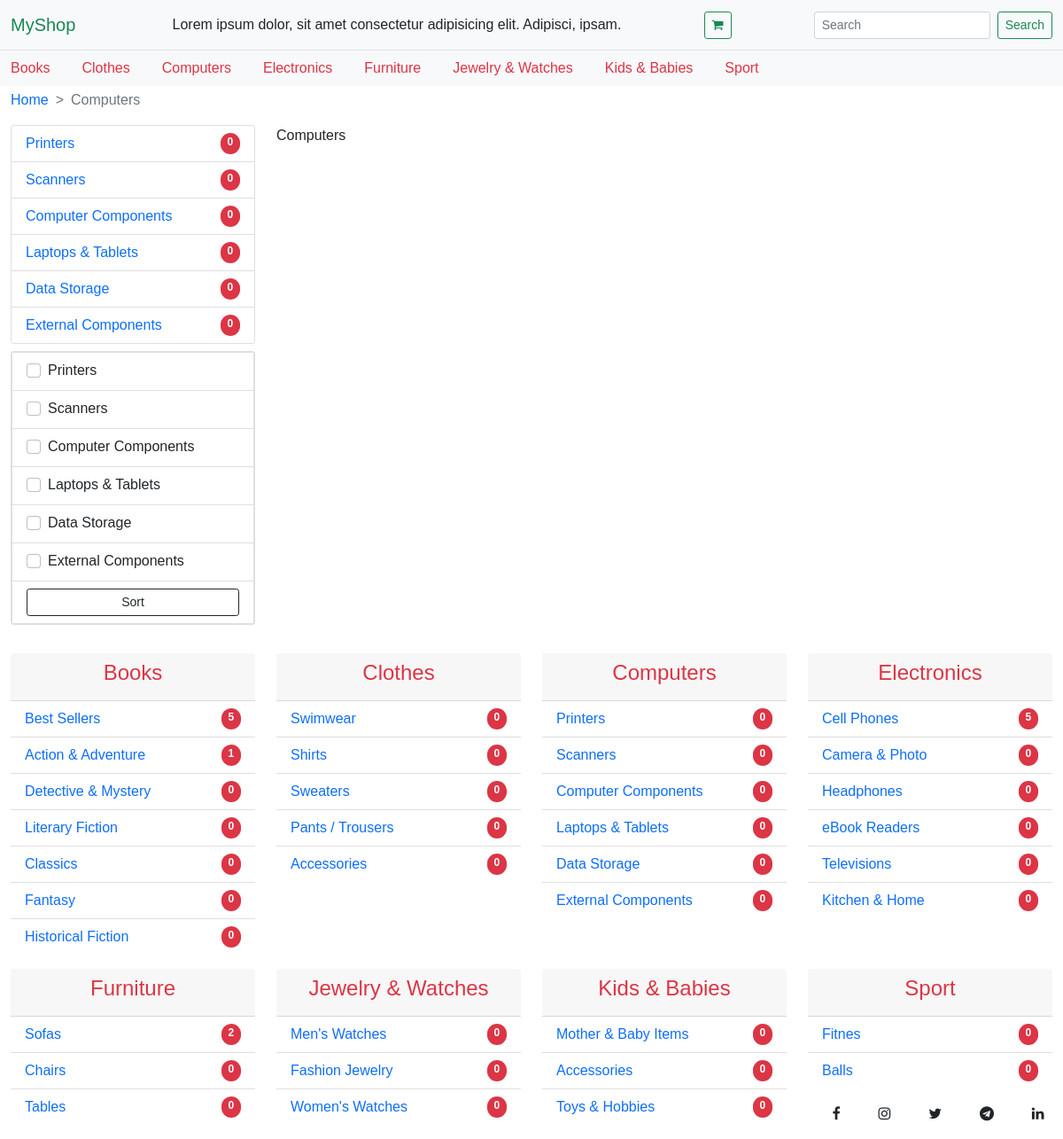
The app's page /computers with its own data.
### shop/models.py (models this page shows, shortened)
class Category(models.Model):
    name = models.CharField(max_length=40)
    slug = models.SlugField(max_length=100,unique=True)
    class Meta:
        ordering = ('name',)
        verbose_name = 'category'
        verbose_name_plural = 'categories'
    def __str__(self):
        return self.name
    def get_absolute_url(self):
        return reverse('category', kwargs={'slug': self.slug})

class SubCategory(models.Model):
    category = models.ForeignKey(Category,related_name='sub_category',on_delete=models.CASCADE)
    name = models.CharField(max_length=40)
    slug = models.SlugField(max_length=100,unique=True)
    class Meta:
        ordering = ('category',)
        verbose_name = 'SubCategory'
        verbose_name_plural = 'SubCategories'
    def get_absolute_url(self):
        return reverse('subcategory', kwargs={'slug':self.category.slug,'subslug': self.slug})

### shop/views.py (the view)
# urls.py: path('<slug:slug>',views.category,name='category'),
def category(request,slug):
    categories = Category.objects.all()
    category = Category.objects.get(slug = slug)
    subcategory = SubCategory.objects.filter(category = category)
    if request.method == 'POST':
        slugs = request.POST.getlist('slugs')
        products = Product.objects.filter(category__in = slugs)
    else:
        products = Product.objects.filter(category__in = subcategory.values_list('id',flat=True))
    page = request.GET.get('page',1)
    paginator = Paginator(products, 12)
    try:
        products = paginator.page(page)
    except PageNotAnInteger:
        products = paginator.page(1)
    except EmptyPage:
        products = paginator.page(paginator.num_pages)
    ctx= {
        'categories':categories,
        'products':products,
        'subcategory':subcategory,
        'category':category,
    }
    return render(request, 'shop/category.html',ctx)

### shop/templates/shop/category.html (shortened to what this page needs)
{% extends 'base.html' %}
{% block breadcrumb %}
<nav style="--bs-breadcrumb-divider: '>';" aria-label="breadcrumb">
    <ol class="breadcrumb">
        <li class="breadcrumb-item">
            <a href="{% url 'home' %}">Home</a>
        </li>
        <li class="breadcrumb-item active" aria-current="page">{{category}}</li>
    </ol>
</nav>
{% endblock breadcrumb %}
{% block main %}
<div class="container-fluid mt-3">
    <div class="row">
        <div class="col-lg-3 col-sm-12">
            <div class="card">
                <ul class="list-group list-group-flush">
                    {% for sub in subcategory %}
                    <li class="list-group-item">
                        <a class="text-decoration-none d-flex justify-content-between" href="{{sub.get_absolute_url}}">
                            {{sub.name}}
                            <span class="badge bg-danger  rounded-pill">{{ sub.products.all.count }}</span>
                        </a>
                    </li>
                    {% endfor %}
                </ul>
            </div>
            <div class="card mt-2">
                <ul class="list-group list-group-flush">
                    <form action="" method="POST">
                        {% for sub in subcategory %}
                        <li class="list-group-item">
                            <div class="form-check">
                                <input class="form-check-input" type="checkbox" name='slugs' value="{{ sub.id }}"
                                    id="flexCheckDefault">
                                <label class="form-check-label" for="flexCheckDefault">
                                    {{sub.name}}
                                </label>
                            </div>
                        </li>
                        {% endfor %}
                        <li class="list-group-item">
                            <input class="w-100 btn btn-outline-dark btn-sm" type="submit" value="Sort">
                        </li>
                    </form>
                </ul>
            </div>
        </div>
        <div class="col-lg-9 col-sm-12">
            <div class="row">
                <p class="m-0">{{category.name}}</p>
            </div>
        </div>
    </div>
</div>
{% endblock %}

### shop/templates/base.html (shortened to what this page needs)
{% load static %}
<!doctype html>
<html lang="en">
  <head>
    <link href="https://cdn.jsdelivr.net/npm/bootstrap@5.0.0-beta1/dist/css/bootstrap.min.css" rel="stylesheet">
    <link rel="stylesheet" href="https://maxcdn.bootstrapcdn.com/font-awesome/4.7.0/css/font-awesome.min.css">
    <link rel="stylesheet" href="{% static 'css/base.css' %}">
  </head>
  <body>
    <nav class="navbar navbar-light bg-light border-bottom">
      <div class="container-fluid">
        <a class="navbar-brand text-success" href="{% url 'home' %}">MyShop</a>
        <div class="d-lg-block d-none">
          Lorem ipsum dolor, sit amet consectetur adipisicing elit. Adipisci, ipsam.
        </div>
        <a href="{% url 'cart_detail' %}">
          <button class="btn btn-sm btn-outline-success" type="submit"><i class="fa fa-shopping-cart"></i></button>
        </a>
        <form class="d-flex">
          <input class="form-control form-control-sm me-2" type="search" placeholder="Search" aria-label="Search">
          <button class="btn btn-sm btn-outline-success" type="submit">Search</button>
        </form>
      </div>
    </nav>
      <nav class="navbar navbar-expand-lg navbar-light bg-light">
        <div class="container-fluid">
          <div class="collapse navbar-collapse" id="navbarTogglerDemo02">
            <ul class="navbar-nav me-auto mb-2 mb-lg-0">
              {% for category in categories %}
                <li class="nav-item">
                  <a class="nav-link active py-lg-0 text-danger" aria-current="page" href="{{ category.get_absolute_url }}">{{ category }}</a>
                </li>
              {% endfor %}
            </ul>
          </div>
        </div>
      </nav>
      <div class="container-fluid mt-1">
        {% block breadcrumb %}
        {% endblock %}
      </div>
      {% block main %}
      {% endblock  %}
      <div class="container-fluid">
        <div class="row my-lg-3">
          {% for category in categories %}
              {% if category.sub_category.all %}
              <div class="col-lg-3 col-sm-12 mt-3">
                  <div class="card h-100 border-0">
                      <div class="card-header">
                        <h4 class="text-center"><a class="text-decoration-none text-danger" href="{{ category.get_absolute_url }}">{{ category }}</a></h4>
                      </div>
                      <ul class="list-group list-group-flush">
                          {% for sub in category.sub_category.all %}
                              <li class="list-group-item">
                                      <a class="text-decoration-none d-flex justify-content-between" href="{{sub.get_absolute_url}}">
                                          {{sub.name}}
                                          <span class="badge bg-danger  rounded-pill">{{ sub.products.all.count }}</span>
                                      </a>
                              </li>
                          {% endfor %}
                      </ul>
                    </div>
              </div>
              {% endif %}
          {% endfor %}
      </div>
      <div class="row pb-3 fixed-bottom">
          <div class="col-lg-3 col-sm-12 mt-3">
          </div>
          <div class="col-lg-6 col-sm-12 mt-3">
          </div>
          <div class="col-lg-3 col-sm-12 mt-3 d-flex justify-content-around">
              <a href="#"><i class="fa fa-facebook text-dark"></i></a>
              <a href="#"><i class="fa fa-instagram text-dark"></i></a>
              <a href="#"><i class="fa fa-twitter text-dark"></i></a>
              <a href="#"><i class="fa fa-telegram text-dark"></i></a>
              <a href="#"><i class="fa fa-linkedin text-dark"></i></a>
          </div>
      </div>
      </div>
  </body>
</html>

### shop/static/css/base.css (style rules this page uses)
body { font-family: sans-serif; }
.navbar-nav .nav-item > .nav-link { margin: 0 10px; }
.navbar-nav .nav-item:first-child .nav-link { padding-left: 0; margin-left: 0; }
.breadcrumb .breadcrumb-item a { text-decoration: none; }

### records on screen
Category: name "Books"
Category: name "Clothes"
Category: name "Computers"
Category: name "Electronics"
Category: name "Furniture"
Category: name "Jewelry & Watches"
Category: name "Kids & Babies"
Category: name "Sport"
SubCategory: name "Printers", products.all.count "0"
SubCategory: name "Scanners", products.all.count "0"
SubCategory: name "Computer Components", products.all.count "0"
SubCategory: name "Laptops & Tablets", products.all.count "0"
SubCategory: name "Data Storage", products.all.count "0"
SubCategory: name "External Components", products.all.count "0"
SubCategory: name "Best Sellers", products.all.count "5"
SubCategory: name "Action & Adventure", products.all.count "1"
SubCategory: name "Detective & Mystery", products.all.count "0"
SubCategory: name "Literary Fiction", products.all.count "0"
SubCategory: name "Classics", products.all.count "0"
SubCategory: name "Fantasy", products.all.count "0"
SubCategory: name "Historical Fiction", products.all.count "0"
SubCategory: name "Swimwear", products.all.count "0"
SubCategory: name "Shirts", products.all.count "0"
SubCategory: name "Sweaters", products.all.count "0"
SubCategory: name "Pants / Trousers", products.all.count "0"
SubCategory: name "Accessories", products.all.count "0"
SubCategory: name "Cell Phones", products.all.count "5"
SubCategory: name "Camera & Photo", products.all.count "0"
SubCategory: name "Headphones", products.all.count "0"
SubCategory: name "eBook Readers", products.all.count "0"
SubCategory: name "Televisions", products.all.count "0"
SubCategory: name "Kitchen & Home", products.all.count "0"
SubCategory: name "Sofas", products.all.count "2"
SubCategory: name "Chairs", products.all.count "0"
SubCategory: name "Tables", products.all.count "0"
SubCategory: name "Men's Watches", products.all.count "0"
SubCategory: name "Fashion Jewelry", products.all.count "0"
SubCategory: name "Women's Watches", products.all.count "0"
SubCategory: name "Mother & Baby Items", products.all.count "0"
SubCategory: name "Accessories", products.all.count "0"
SubCategory: name "Toys & Hobbies", products.all.count "0"
SubCategory: name "Fitnes", products.all.count "0"
SubCategory: name "Balls", products.all.count "0"
